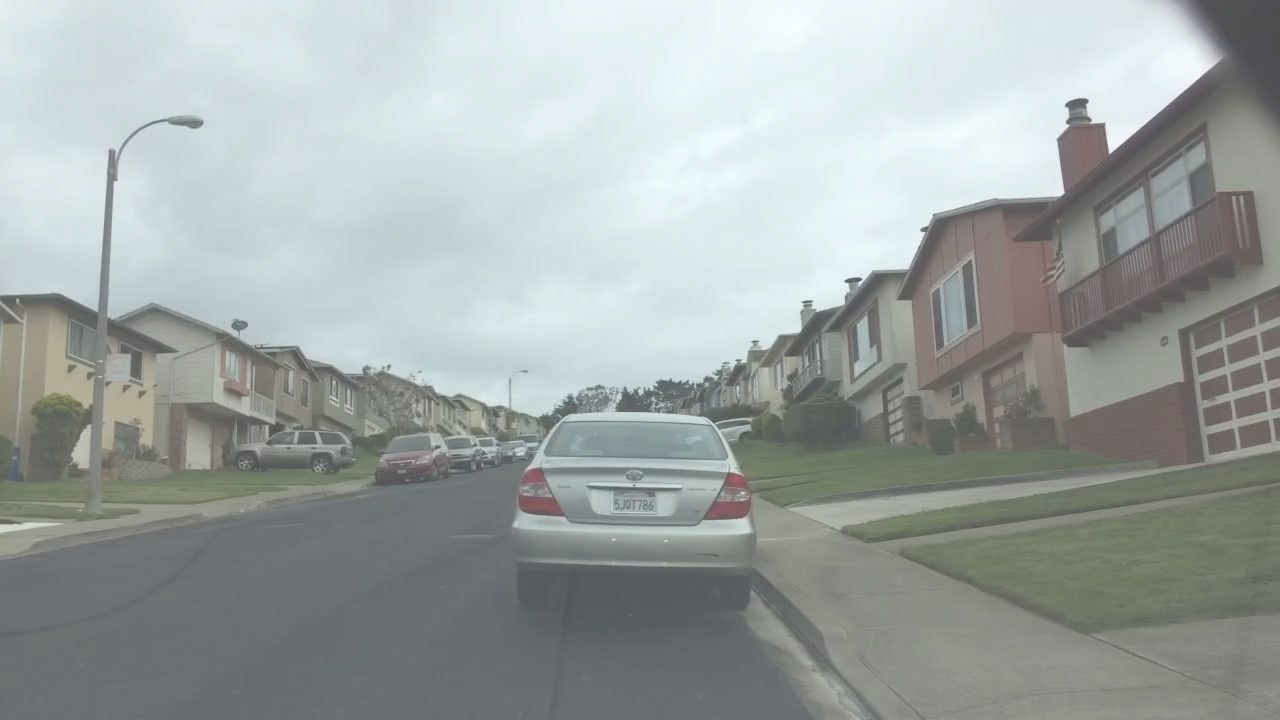
#> input picture report/images/test_ac517380-00000000_fog.jpg, 1280 x 720 px; its folder holds only this picture in this run
$ python -i augment_weather.py   (imports and definitions only)
#> lines starting #> are read from the running program, lines starting #| are printed output that depends on the picture
"""
augment_dataset.py

- Reads images from bdd100k/images_10k/<split>
- Reads YOLO labels from bdd100k/yolo_format/<split>/<image>.txt
- Creates augmented images with suffixes: _fog, _rain, _lowlight, _snow
- Copies YOLO labels to bdd100k/augmented_labels/<split>/<image>_<effect>.txt
"""

import os
import random
from glob import glob
from tqdm import tqdm
import shutil
import cv2
import numpy as np
# ------------- CONFIG -------------
BASE = "bdd100k"
IMAGES_ROOT = os.path.join(BASE, "images_10k")        # original images
YOLO_LABELS_ROOT = os.path.join(BASE, "yolo_format")  # existing YOLO labels
AUG_IMAGES_ROOT = os.path.join(BASE, "augmented")     # output augmented images
AUG_LABELS_ROOT = os.path.join(BASE, "augmented_labels") # output augmented labels
SPLITS = ["train", "val", "test"]
TEST_LIMIT = None   # set int (e.g., 200) for quick tests, or None for all
MAKE_ORIGINAL_LABEL_COPY = True  # also copy original label to augmented_labels

# ------------- Utilities -------------
def ensure_dir(p):
    os.makedirs(p, exist_ok=True)

# [38 lines left out: functions list_images, copy_label, add_fog, add_rain, not called in this run]

def add_lowlight(img):
    gamma = random.uniform(1.8, 2.4)
    invGamma = 1.0 / gamma
    table = np.array([((i/255.0) ** invGamma) * 255 for i in range(256)]).astype("uint8")
    dark = cv2.LUT(img, table)
    if random.random() < 0.2:
        h, w = img.shape[:2]
        center = (random.randint(int(w*0.2), int(w*0.8)), random.randint(int(h*0.2), int(h*0.8)))
        radius = random.randint(int(min(w,h)*0.05), int(min(w,h)*0.12))
        mask = np.zeros_like(dark, dtype=np.uint8)
        cv2.circle(mask, center, radius, (255,230,200), -1)
        dark = cv2.addWeighted(dark, 1.0, mask, 0.12, 0)
    return cv2.GaussianBlur(dark, (3,3), 0)

# [19 lines left out: function add_snow, not called in this run]

EFFECTS = {
    "fog": add_fog,
    "rain": add_rain,
    "lowlight": add_lowlight,
    "snow": add_snow
}

# ------------- Main Augment Function -------------
# [58 lines left out: functions augment_split, run_all, not called in this run]

# [2 lines not run here, left out]

>>> import cv2
>>> picture = cv2.imread('report/images/test_ac517380-00000000_fog.jpg')
#> picture is the input picture: shape (720, 1280, 3); mean B, G, R 164, 165.5, 158.5
>>> result = add_lowlight(picture)
#> in add_lowlight, `dark = cv2.LUT(img, table)`:
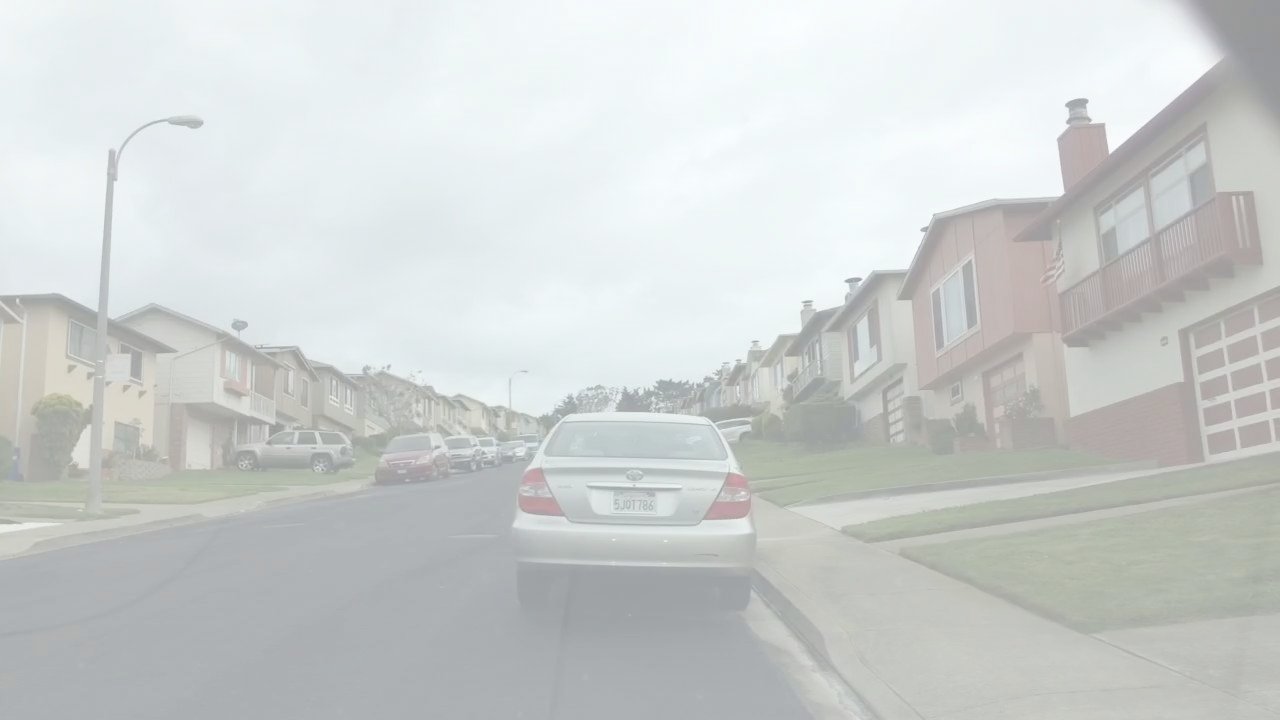
#> dark: shape (720, 1280, 3); mean B, G, R 206.9, 208, 204.4
